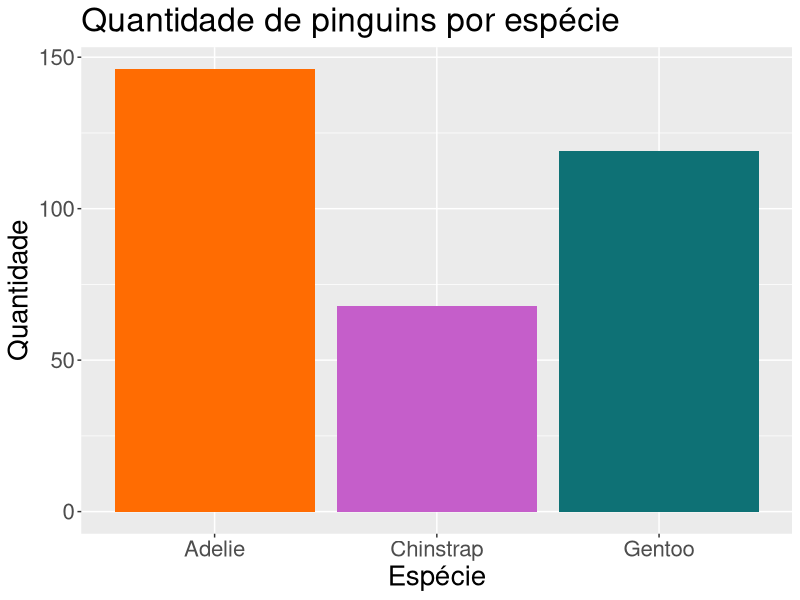
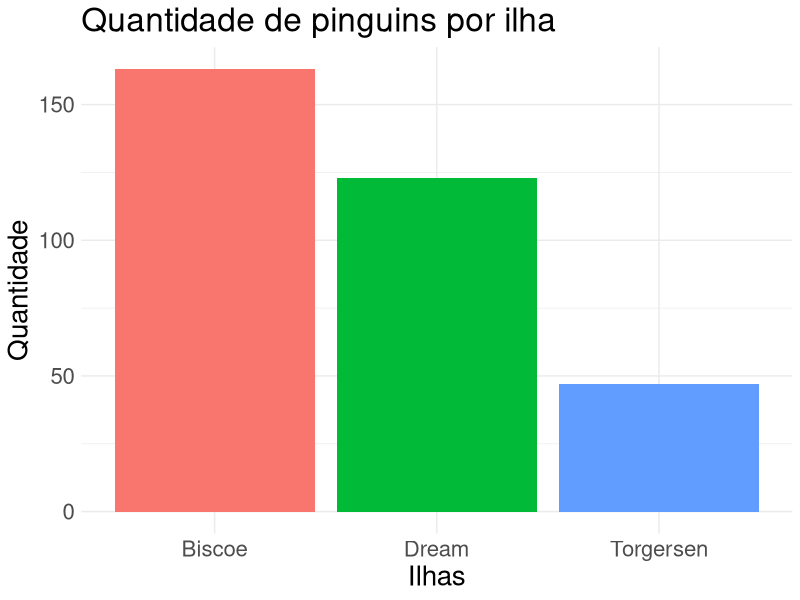
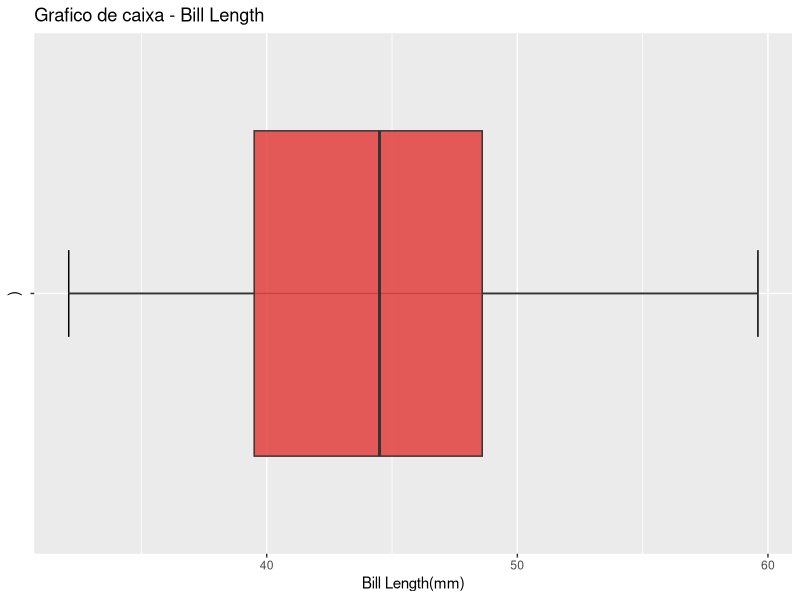
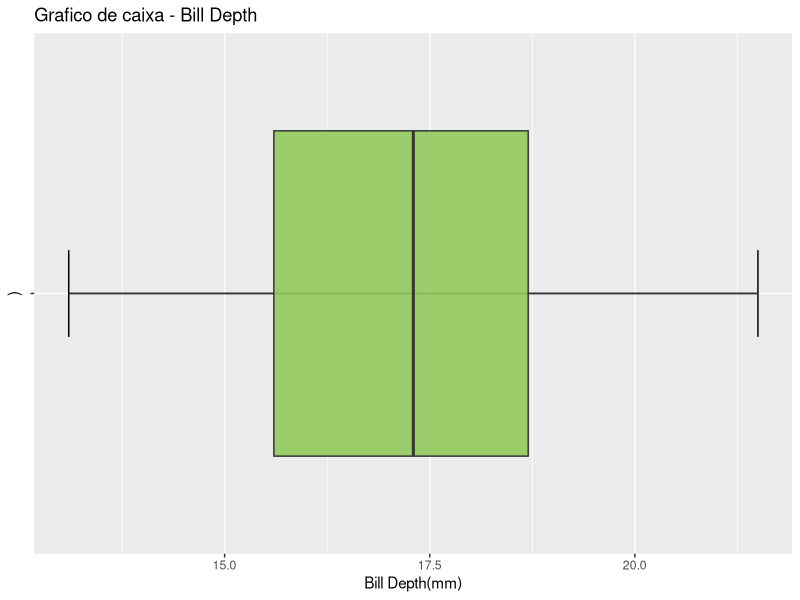
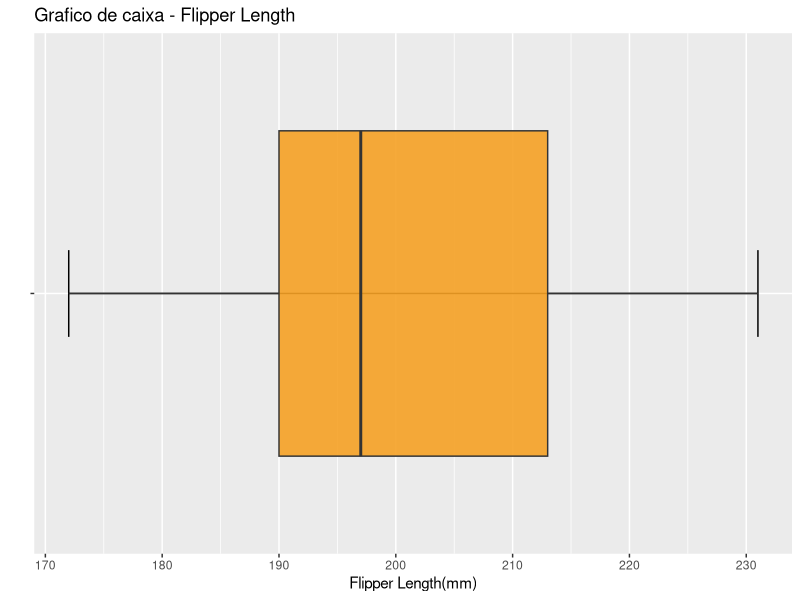
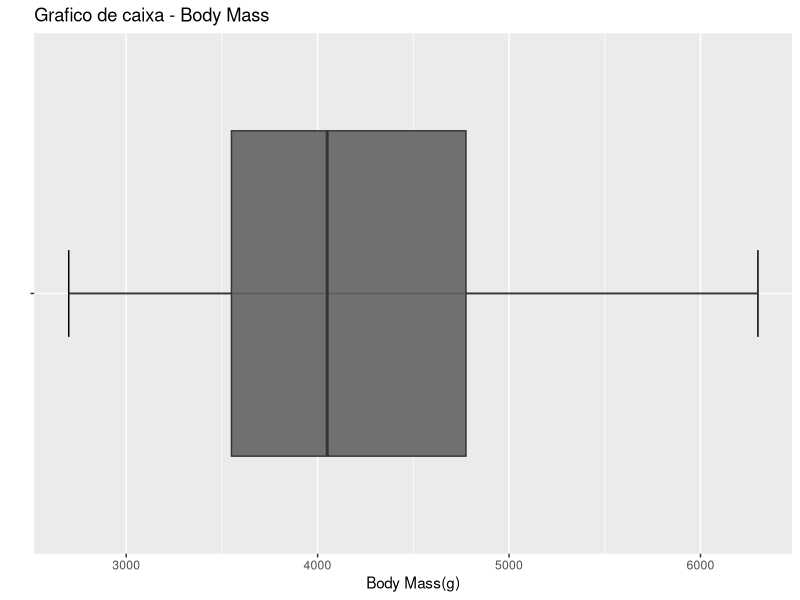
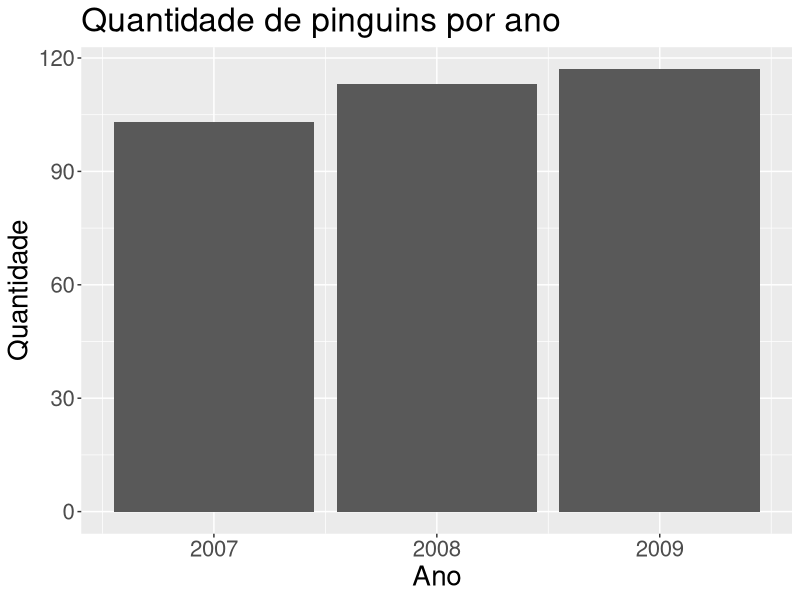
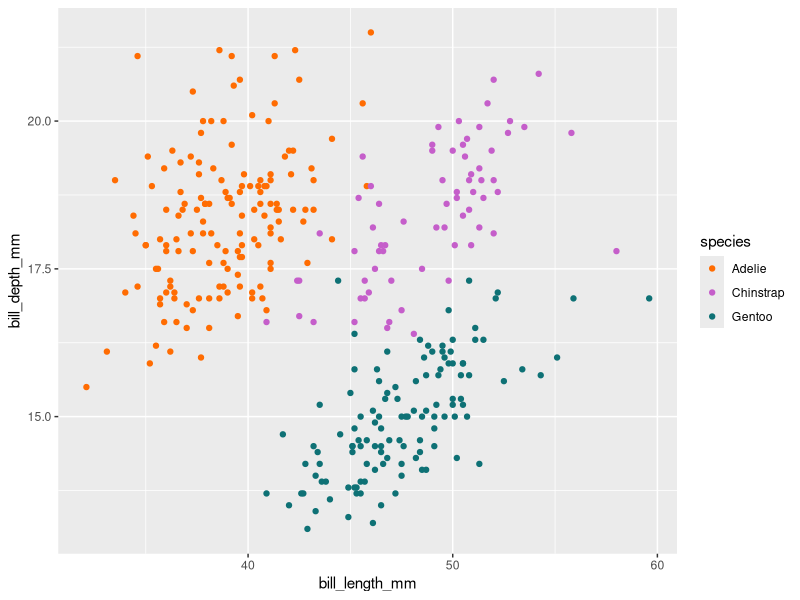

Recreate these plots in R, in order.
#install.packages("palmerpenguins")
#pdf(".pdf")
#dev.off()

rm(list=ls()) 			# clean the working space
graphics.off()			# close all the graphic windows

library(ggplot2)
library(palmerpenguins)
penguins_data <-na.omit(penguins)

#Adelie: #ff6c02
#Chinstrap: #c55eca
#Gentoo: #0e7175
#3

#Gráfico de barra especies
#pdf(".pdf")
grafico_barras_species <- ggplot(penguins_data, aes(x=species, fill = species)) +
  geom_bar()+
  scale_fill_manual(values=c("#ff6c02", "#c55eca", "#0e7175"))+
  theme(legend.position="none")+
  theme(text = element_text(size = 20))+
  labs(title="Quantidade de pinguins por espécie",x="Espécie", y = "Quantidade")

grafico_barras_species
#dev.off()
#Grafico de barras ilhas
#pdf(".pdf")
grafico_barras_island <- ggplot(penguins_data, aes(x=island, fill = island)) +
  geom_bar()+
  theme_minimal()+
  theme(legend.position="none")+
  theme(text = element_text(size = 20))+
  labs(title="Quantidade de pinguins por ilha",x="Ilhas", y = "Quantidade")

grafico_barras_island
#dev.off()
#Grafico de caixa - Bill Length
box_plot_bill_length <- ggplot(penguins_data, aes(x = "", y = bill_length_mm)) +
  stat_boxplot(geom = "errorbar",
               width = 0.2) +
  geom_boxplot(fill = "#e14948",       
               outlier.colour = "red",
               alpha = 0.9) +
  coord_flip()+
  labs(title="Grafico de caixa - Bill Length",x=")", y = "Bill Length(mm)")
box_plot_bill_length 

#Grafico de caixa - Bill Depth
box_plot_bill_depth <- ggplot(penguins_data, aes(x = "", y = bill_depth_mm)) +
  stat_boxplot(geom = "errorbar",
               width = 0.2) +
  geom_boxplot(fill = "#91c95c",       
               outlier.colour = "red",
               alpha = 0.9) +
  coord_flip()+
  labs(title="Grafico de caixa - Bill Depth",x=")", y = "Bill Depth(mm)")

box_plot_bill_depth

#Grafico de caixa - Flipper Length
box_plot_flipper_length <- ggplot(penguins_data, aes(x = "", y = flipper_length_mm)) +
  stat_boxplot(geom = "errorbar",
               width = 0.2) +
  geom_boxplot(fill = "#f5a125",       
               outlier.colour = "red",
               alpha = 0.9) +
  coord_flip()+
  labs(title="Grafico de caixa - Flipper Length",x="", y = "Flipper Length(mm)")

box_plot_flipper_length

#Grafico de caixa - Body Mass
box_plot_body_mass <- ggplot(penguins_data, aes(x = "", y = body_mass_g)) +
  stat_boxplot(geom = "errorbar",
               width = 0.2) +
  geom_boxplot(fill = "#626463",       
               outlier.colour = "red",
               alpha = 0.9) +
  coord_flip()+
  labs(title="Grafico de caixa - Body Mass",x="", y = "Body Mass(g)")

box_plot_body_mass

#Grafico de barra ano
grafico_barras_ano <- ggplot(penguins_data, aes(x=year)) +
  geom_bar()+
  theme(text = element_text(size = 20))+
  labs(title="Quantidade de pinguins por ano",x="Ano", y = "Quantidade")

grafico_barras_ano


#Analise bivariada x = Bill_length
bill_length_depth <- ggplot(penguins_data, aes(x=bill_length_mm, y=bill_depth_mm,color=species)) + 
  geom_point()+
  scale_color_manual(values=c("#ff6c02", "#c55eca", "#0e7175"))
bill_length_depth

bill_length_flipper_length <- ggplot(penguins_data, aes(x=bill_length_mm, y=flipper_length_mm,color=species))+ 
  geom_point()+
  scale_color_manual(values=c("#ff6c02", "#c55eca", "#0e7175"))
bill_length_flipper_length

bill_length_body_mass <- ggplot(penguins_data, aes(x=bill_length_mm, y=body_mass_g,color=species))+
  geom_point()+
  scale_color_manual(values=c("#ff6c02", "#c55eca", "#0e7175"))
bill_length_body_mass

#x = bill_depth

bill_depth_flipper_length <- ggplot(penguins_data, aes(x=bill_depth_mm, y=flipper_length_mm,color=species))+ 
  geom_point()+
  scale_color_manual(values=c("#ff6c02", "#c55eca", "#0e7175"))

bill_depth_flipper_length

bill_depth_body_mass <- ggplot(penguins_data, aes(x=bill_depth_mm, y=body_mass_g,color=species))+
  geom_point()+
  scale_color_manual(values=c("#ff6c02", "#c55eca", "#0e7175"))
bill_depth_body_mass

#flipper length
flipper_length_body_mass <- ggplot(penguins_data, aes(x=flipper_length_mm, y=body_mass_g,color=species))+
  geom_point()+
  scale_color_manual(values=c("#ff6c02", "#c55eca", "#0e7175"))
flipper_length_body_mass

#Grafico de barra ano
grafico_barras_ano_bill_length <- ggplot(penguins_data, aes(x=year,y=bill_length_mm,fill=bill_length_mm)) +
  geom_bar(stat="identity")

grafico_barras_ano_bill_length